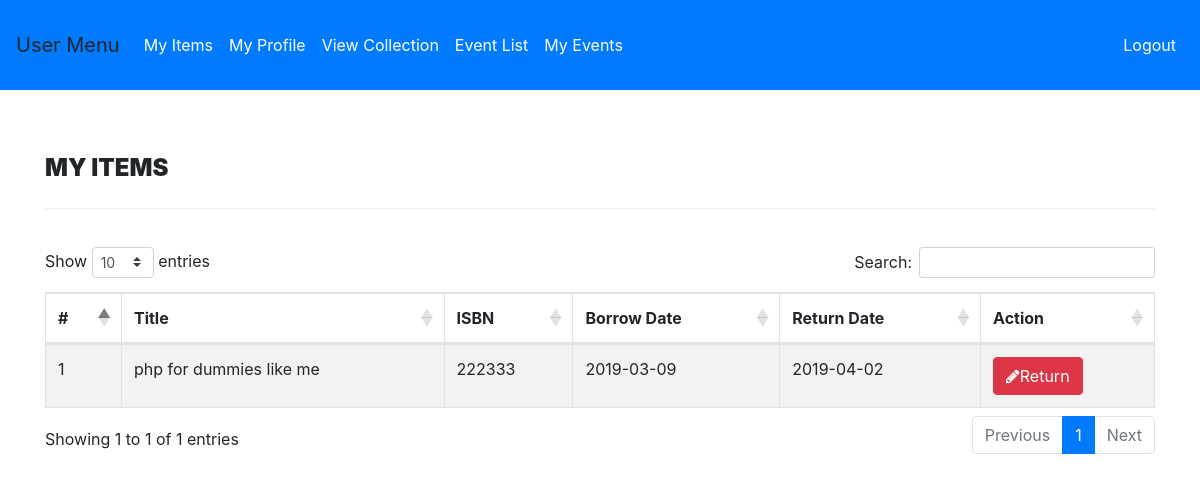
Screenshot of /user-items.php (signed in) with the database file from the repository.
### tables this page shows
CREATE TABLE `rent` (
  `ISBN` int(11) NOT NULL,
  `CollectionID` int(11) NOT NULL,
  `UserID` varchar(100) NOT NULL,
  `rentDate` DATE DEFAULT NULL,
  `returnDate` DATE DEFAULT NULL,
  `overdue` int(11) DEFAULT NULL
);

CREATE TABLE `collection` (
  `id` int(11) NOT NULL,
  `Title` varchar(255) DEFAULT NULL,
  `GenreID` int(11) DEFAULT NULL,
  `AuthorID` int(11) DEFAULT NULL,
  `PublishID` int(11) DEFAULT NULL,
  `ISBN` int(11) DEFAULT NULL,
  `Price` int(11) DEFAULT NULL,
  `itemType` varchar(255) DEFAULT NULL
);

### user-items.php (the view, shortened to what this page needs)
<?php
include('includes/config.php');
if(strlen($_SESSION['login'])==0)
 {
 header('location:index.php');
}
 else{
   ?>
<!DOCTYPE html>
<html xmlns="http://www.w3.org/1999/xhtml">
<head>
  <link href="assets/css/font-awesome.css" rel="stylesheet" />
  <link href="https://cdnjs.cloudflare.com/ajax/libs/twitter-bootstrap/4.1.3/css/bootstrap.css" rel="stylesheet" />
  <link href="https://cdn.datatables.net/1.10.19/css/dataTables.bootstrap4.min.css" rel="stylesheet" />
  <link href="assets/css/style.css" rel="stylesheet" />
  </head>
  <body>
<?php include('user-navbar.php');?>
    <div class="content-wrapper">
         <div class="container">
        <div class="row pad-botm">
            <div class="col-md-12">
                <h4 class="header-line">My Items</h4>
            </div>
          </div>
            <div class="row">
                <div class="col-md-12">
                    <div class="panel panel-default">
                        <div class="panel-body">
                            <div class="table-responsive">
                                <table class="table table-striped table-bordered table-hover" id="dataTables-example">
                                    <thead>
                                        <tr>
                                            <th>#</th>
                                            <th>Title</th>
                                            <th>ISBN</th>
                                            <th>Borrow Date</th>
                                            <th>Return Date</th>
                                            <th>Action</th>
                                        </tr>
                                    </thead>
                                    <tbody>
<?php
$uid=$_SESSION['userid'];
$sql="SELECT collection.Title,collection.ISBN,rent.rentDate,
rent.returnDate,rent.ISBN as rid
from  rent join users on users.UserID=rent.UserID
join collection on collection.id=rent.CollectionID
where users.UserID=:uid order by rent.ISBN desc";
$query = $dbh -> prepare($sql);
$query-> bindParam(':uid', $uid, PDO::PARAM_STR);
$query->execute();
$results=$query->fetchAll(PDO::FETCH_OBJ);
$cnt=1;
if($query->rowCount() > 0)
{
foreach($results as $result)
{               ?>
                                        <tr class="odd gradeX">
                                            <td class="center"><?php echo htmlentities($cnt);?></td>
                                            <td class="center"><?php echo htmlentities($result->Title);?></td>
                                            <td class="center"><?php echo htmlentities($result->ISBN);?></td>
                                            <td class="center"><?php echo htmlentities($result->rentDate);?></td>
                                            <td class="center"><?php echo htmlentities($result->returnDate);?></td>
                                            <td class="center">
                                              <a href="user-items.php?del=<?php echo htmlentities($result->ISBN);?>" onclick="return confirm('Return Item?');" >  <button class="btn btn-danger"><i class="fa fa-pencil"></i>Return</button>
                                            </td>
                                        </tr>
 <?php $cnt=$cnt+1;}} ?>
                                    </tbody>
                                </table>
                            </div>
                        </div>
                    </div>
                </div>
            </div>
        </div>
    </div>
</body>
</html>
<?php } ?>

### assets/css/style.css (style rules this page uses)
.content-wrapper { margin-top: 40px; min-height:800px; padding-bottom:90px; }
.header-line { font-weight:900; padding-bottom:25px; border-bottom:1px solid #eeeeee; text-transform:uppercase; }
.pad-botm { padding-bottom:30px; }

### rows the page displays
rent: CollectionID.Title "php for dummies like me", CollectionID.ISBN "222333", rentDate "2019-03-09", returnDate "2019-04-02"
